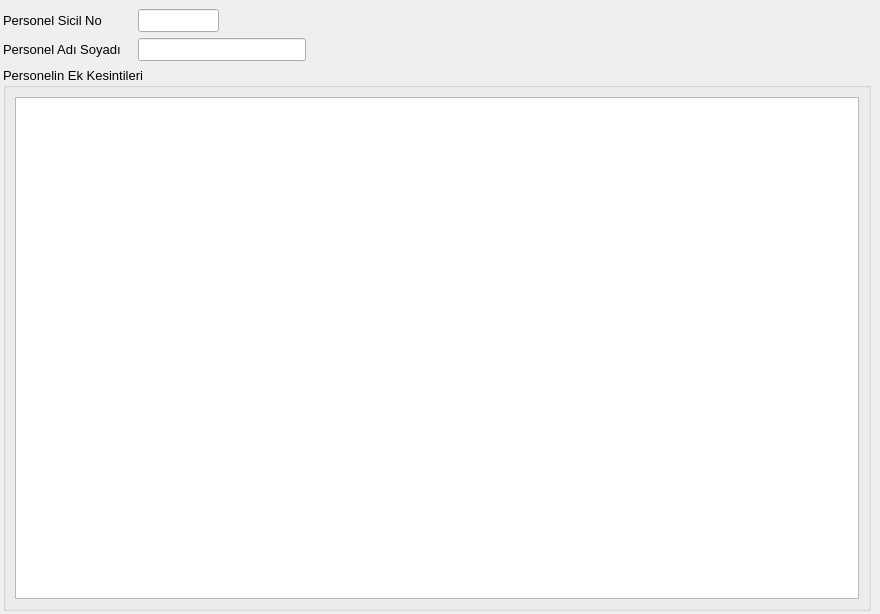
<?xml version="1.0" encoding="UTF-8"?>
<ui version="4.0">
 <class>PRS_PERSONEL_KESINTI_EKLEME_FISI</class>
 <widget class="QDialog" name="PRS_PERSONEL_KESINTI_EKLEME_FISI">
  <property name="geometry">
   <rect>
    <x>0</x>
    <y>0</y>
    <width>880</width>
    <height>614</height>
   </rect>
  </property>
  <property name="sizePolicy">
   <sizepolicy hsizetype="Expanding" vsizetype="Expanding">
    <horstretch>0</horstretch>
    <verstretch>0</verstretch>
   </sizepolicy>
  </property>
  <property name="minimumSize">
   <size>
    <width>600</width>
    <height>400</height>
   </size>
  </property>
  <property name="font">
   <font>
    <pointsize>10</pointsize>
   </font>
  </property>
  <property name="windowTitle">
   <string>Ek Kesinti Ekleme</string>
  </property>
  <layout class="QGridLayout" name="gridLayout_3" rowstretch="0,10,90" columnstretch="100,0">
   <property name="margin">
    <number>3</number>
   </property>
   <item row="0" column="0" colspan="2">
    <widget class="QWidget" name="navigation_button_widget" native="true">
     <property name="sizePolicy">
      <sizepolicy hsizetype="Expanding" vsizetype="Expanding">
       <horstretch>0</horstretch>
       <verstretch>0</verstretch>
      </sizepolicy>
     </property>
    </widget>
   </item>
   <item row="1" column="0">
    <layout class="QGridLayout" name="gridLayout_2" rowstretch="10,10" columnstretch="1,5,5,15,20">
     <item row="0" column="1">
      <widget class="QLineEdit" name="line_edit_personel_sicil_no">
       <property name="sizePolicy">
        <sizepolicy hsizetype="Expanding" vsizetype="Fixed">
         <horstretch>0</horstretch>
         <verstretch>0</verstretch>
        </sizepolicy>
       </property>
      </widget>
     </item>
     <item row="1" column="0">
      <widget class="QLabel" name="label_personel_adi_soyadi">
       <property name="sizePolicy">
        <sizepolicy hsizetype="Fixed" vsizetype="Fixed">
         <horstretch>0</horstretch>
         <verstretch>0</verstretch>
        </sizepolicy>
       </property>
       <property name="text">
        <string>Personel Adı Soyadı   </string>
       </property>
      </widget>
     </item>
     <item row="1" column="1" colspan="2">
      <widget class="QLineEdit" name="line_edit_personel_adi_soyadi">
       <property name="sizePolicy">
        <sizepolicy hsizetype="Expanding" vsizetype="Fixed">
         <horstretch>0</horstretch>
         <verstretch>0</verstretch>
        </sizepolicy>
       </property>
      </widget>
     </item>
     <item row="0" column="0">
      <widget class="QLabel" name="label_personel_sicil_no">
       <property name="sizePolicy">
        <sizepolicy hsizetype="Fixed" vsizetype="Fixed">
         <horstretch>0</horstretch>
         <verstretch>0</verstretch>
        </sizepolicy>
       </property>
       <property name="text">
        <string>Personel Sicil No  </string>
       </property>
      </widget>
     </item>
     <item row="0" column="3">
      <spacer name="horizontalSpacer">
       <property name="orientation">
        <enum>Qt::Horizontal</enum>
       </property>
       <property name="sizeHint" stdset="0">
        <size>
         <width>40</width>
         <height>20</height>
        </size>
       </property>
      </spacer>
     </item>
     <item row="0" column="2">
      <spacer name="horizontalSpacer_2">
       <property name="orientation">
        <enum>Qt::Horizontal</enum>
       </property>
       <property name="sizeHint" stdset="0">
        <size>
         <width>40</width>
         <height>20</height>
        </size>
       </property>
      </spacer>
     </item>
     <item row="1" column="4">
      <spacer name="horizontalSpacer_4">
       <property name="orientation">
        <enum>Qt::Horizontal</enum>
       </property>
       <property name="sizeHint" stdset="0">
        <size>
         <width>40</width>
         <height>20</height>
        </size>
       </property>
      </spacer>
     </item>
    </layout>
   </item>
   <item row="2" column="0">
    <widget class="QGroupBox" name="group_box_binanin_salonlari">
     <property name="sizePolicy">
      <sizepolicy hsizetype="Expanding" vsizetype="Expanding">
       <horstretch>0</horstretch>
       <verstretch>0</verstretch>
      </sizepolicy>
     </property>
     <property name="title">
      <string>Personelin Ek Kesintileri</string>
     </property>
     <layout class="QGridLayout" name="gridLayout">
      <item row="0" column="0">
       <widget class="QTableWidget" name="table_widget_kesinti_satirlari">
        <property name="sizePolicy">
         <sizepolicy hsizetype="Expanding" vsizetype="Expanding">
          <horstretch>0</horstretch>
          <verstretch>0</verstretch>
         </sizepolicy>
        </property>
       </widget>
      </item>
     </layout>
    </widget>
   </item>
  </layout>
  <action name="action_satir_ekle">
   <property name="text">
    <string>Satır Ekle</string>
   </property>
  </action>
  <action name="action_satir_sil">
   <property name="text">
    <string>Satır Sil</string>
   </property>
  </action>
  <action name="action_satiri_tamamla">
   <property name="text">
    <string>Satiri Tamamla</string>
   </property>
   <property name="toolTip">
    <string>Satırdaki eksik bilgileri tamamlar.</string>
   </property>
   <property name="shortcut">
    <string>Ctrl+T</string>
   </property>
  </action>
  <action name="action_aciklama_kopyala">
   <property name="text">
    <string>aciklama_kopyala</string>
   </property>
  </action>
 </widget>
 <tabstops>
  <tabstop>line_edit_personel_sicil_no</tabstop>
  <tabstop>line_edit_personel_adi_soyadi</tabstop>
  <tabstop>table_widget_kesinti_satirlari</tabstop>
 </tabstops>
 <resources/>
 <connections/>
</ui>
